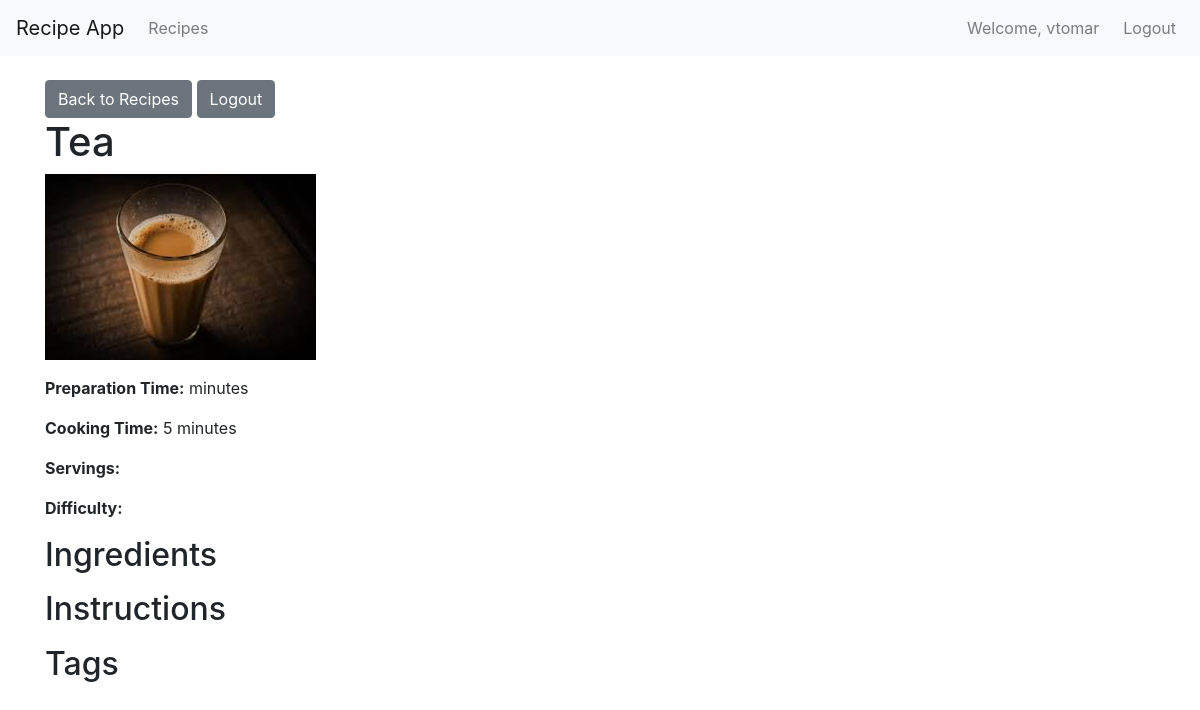
The page /recipes/c8cb4a8e-c152-4705-8b27-13bed5bb2df3/ (signed in) on the database its author committed.
### recipes/models.py (models this page shows, shortened)
class Recipe(models.Model):
    DIFFICULTY_CHOICES = [
        ('Easy', 'Easy'),
        ('Medium', 'Medium'),
        ('Intermediate', 'Intermediate'),
        ('Hard', 'Hard'),
    ]
    id = models.UUIDField(primary_key=True, default=uuid.uuid4, editable=False)
    name = models.CharField(max_length=100)
    ingredients = models.TextField()
    cooking_time = models.PositiveIntegerField(help_text="in minutes")
    instructions = models.TextField(default="No instructions provided.")
    image = models.ImageField(upload_to='recipe_images/', default='default_recipe.jpg')
    difficulty = models.CharField(max_length=20, choices=DIFFICULTY_CHOICES, default='Easy')
    author = models.ForeignKey(User, on_delete=models.SET_NULL, null=True, blank=True)
    class Meta:
        ordering = ['name']

### recipes/views.py (the view)
# urls.py: path('recipes/<uuid:pk>/', views.recipe_detail, name='recipe_detail'),
@login_required(login_url='recipes:login')
def recipe_detail(request, pk):
    recipe = get_object_or_404(Recipe, pk=pk)
    return render(request, 'recipes/recipe_detail.html', {'recipe': recipe})

### recipe_project/recipes/templates/recipes/recipe_detail.html (shortened to what this page needs)
{% extends 'base.html' %}
{% block content %}
{% if user.is_authenticated %}
    <div class="recipe-detail-container">
        <div class="auth-actions">
            <a href="{% url 'recipes:recipe_list' %}" class="btn btn-secondary">Back to Recipes</a>
            <a href="{% url 'recipes:logout' %}" class="btn btn-secondary">Logout</a>
        </div>
        <h1>{{ recipe.name }}</h1>
        <img src="{{ recipe.image.url }}" alt="{{ recipe.name }}" class="recipe-image">
        <div class="recipe-info">
            <p><strong>Preparation Time:</strong> {{ recipe.preparation_time }} minutes</p>
            <p><strong>Cooking Time:</strong> {{ recipe.cooking_time }} minutes</p>
            <p><strong>Servings:</strong> {{ recipe.servings }}</p>
            <p><strong>Difficulty:</strong> {{ difficulty }}</p>
        </div>
        <h2>Ingredients</h2>
        <h2>Instructions</h2>
        <h2>Tags</h2>
    </div>
{% else %}
    <div class="auth-message">
        <p>Please log in to view this recipe.</p>
        <a href="{% url 'recipes:login' %}" class="btn btn-primary">Login</a>
    </div>
{% endif %}
{% endblock %}

### templates/base.html (shortened to what this page needs)
<!DOCTYPE html>
<html lang="en">
<head>
    <link rel="stylesheet" href="https://stackpath.bootstrapcdn.com/bootstrap/4.5.2/css/bootstrap.min.css">
</head>
<body>
    <nav class="navbar navbar-expand-lg navbar-light bg-light">
        <a class="navbar-brand" href="{% url 'recipes:home' %}">Recipe App</a>
        <div class="collapse navbar-collapse" id="navbarNav">
            <ul class="navbar-nav mr-auto">
                <li class="nav-item">
                    <a class="nav-link" href="{% url 'recipes:recipe_list' %}">Recipes</a>
                </li>
            </ul>
            <ul class="navbar-nav">
                {% if user.is_authenticated %}
                    <li class="nav-item">
                        <span class="navbar-text mr-3">Welcome, {{ user.username }}</span>
                    </li>
                    <li class="nav-item">
                        <a class="nav-link" href="{% url 'recipes:logout' %}">Logout</a>
                    </li>
                {% else %}
                    <li class="nav-item">
                        <a class="nav-link" href="{% url 'recipes:login' %}">Login</a>
                    </li>
                {% endif %}
            </ul>
        </div>
    </nav>
    <div class="container mt-4">
        {% block content %}
        {% endblock %}
    </div>
</body>
</html>

### rows shown on the page
Recipe: name "Tea", image (picture), cooking_time "5"

### other values the page prints
{{ user.username }} "vtomar"
